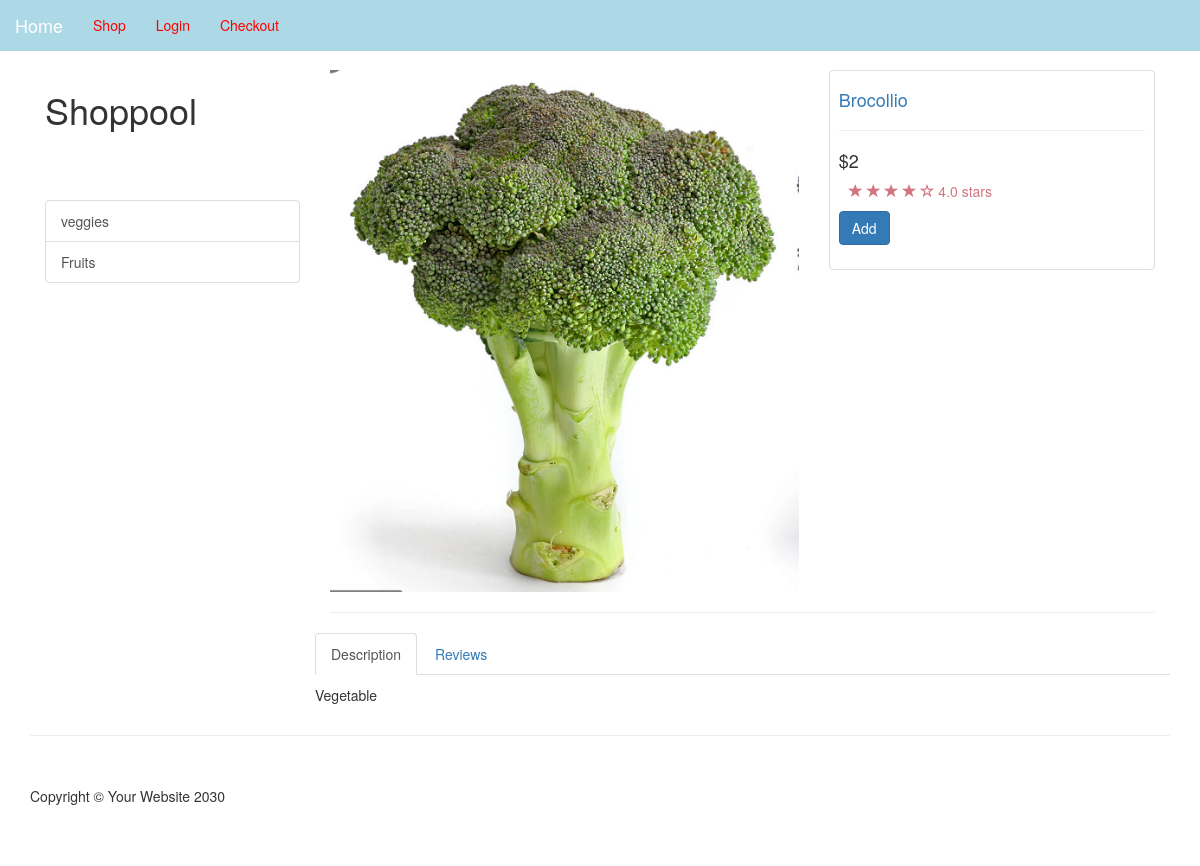
The page /public/item.php?id=9 on the database its author committed.
### tables this page shows
CREATE TABLE `categories` (
  `cat_id` int(11) NOT NULL,
  `cat_title` varchar(255) NOT NULL
);

CREATE TABLE `products` (
  `product_id` int(11) NOT NULL,
  `farmer_id` int(11) NOT NULL,
  `Unit` varchar(11) NOT NULL,
  `product_title` varchar(255) NOT NULL,
  `product_category_id` int(11) NOT NULL,
  `product_price` float NOT NULL,
  `product_quantity` int(11) NOT NULL,
  `product_description` text NOT NULL,
  `product_image` varchar(255) NOT NULL,
  `short_desc` text NOT NULL
);

### public/item.php (the view, shortened to what this page needs)
<?php include(TEMPLATE_FRONT . DS . "header.php") ?>
<div class="container">
    <?php include(TEMPLATE_FRONT . DS . "side_nav.php") ?>
<?php
    $query = query(" SELECT * FROM products WHERE product_id = " . escape_string($_GET['id']) . " ");
    while ($row = fetch_array($query)):
    ?>
<div class="col-md-9">
<div class="row">
    <div class="col-md-7">
       <img class="img-responsive" src="../resources/<?php echo display_image($row['product_image']); ?>" alt="">
    </div>
    <div class="col-md-5">
        <div class="thumbnail">
    <div class="caption-full">
        <h4><a href="#"><?php echo $row['product_title'];?></a></h4>
        <hr>
        <h4 class=""><?php echo "&#36;" . $row['product_price'];?></h4>
    <div class="ratings">
        <p>
            <span class="glyphicon glyphicon-star"></span>
            <span class="glyphicon glyphicon-star"></span>
            <span class="glyphicon glyphicon-star"></span>
            <span class="glyphicon glyphicon-star"></span>
            <span class="glyphicon glyphicon-star-empty"></span>
            4.0 stars
        </p>
    </div>
    <form action="">
        <div class="form-group">
            <a href="../resources/cart.php?add=<?php echo $row['product_id']; ?>" class="btn btn-primary">Add</a>
        </div>
    </form>
    </div>
</div>
</div>
</div>
        <hr>
<div class="row">
<div role="tabpanel">
  <ul class="nav nav-tabs" role="tablist">
    <li role="presentation" class="active"><a href="#home" aria-controls="home" role="tab" data-toggle="tab">Description</a></li>
    <li role="presentation"><a href="#profile" aria-controls="profile" role="tab" data-toggle="tab">Reviews</a></li>
  </ul>
  <div class="tab-content">
    <div role="tabpanel" class="tab-pane active" id="home">
        <p><?php echo $row['product_description']; ?></p>
    </div>
 </div>
</div>
</div>
</div>
<?php endwhile; ?>
</div>
<?php include(TEMPLATE_FRONT . DS . "footer.php") ?>
</body>
</html>

### resources/functions.php (shortened to what this page needs)
<?php
function query($sql) {
    global $connection;
    $result = mysqli_query($connection, $sql);
    return $result;
}
function escape_string($string) {
    global $connection;
    return mysqli_real_escape_string($connection, $string);
}
function fetch_array($result) {
    return mysqli_fetch_array($result);
}
function get_categories() {
    $query = query("SELECT * FROM categories");
    while($row = fetch_array($query)) {
        $category_links = <<<DELIMETER
        <a href="category.php?id={$row['cat_id']}" class="list-group-item">{$row['cat_title']}</a>
DELIMETER;
        echo $category_links;
    }
}
function display_image($picture) {
    return "uploads" . DS . $picture;
}
?>

### public/css/shop-homepage.css (style rules this page uses)
body { padding-top: 70px; }
.ratings { padding-right: 10px; padding-left: 10px; color: #d17581; }
.thumbnail { padding: 0; }
.thumbnail .caption-full { padding: 9px; color: #333; }

### rows shown on the page
categories: cat_title "veggies"
categories: cat_title "Fruits"
products: product_image (picture), product_title "Brocollio", product_price "2", product_description "Vegetable"
